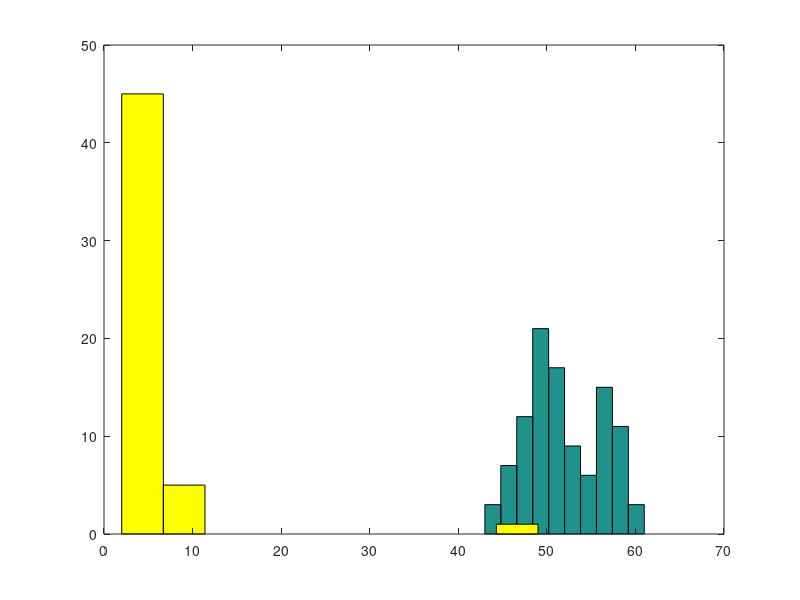

This figure's MATLAB source:
clear;
clc;
%random network
iterations = 100

Net = [0 1 0 1; 
       1 0 1 0; 
       0 1 0 1; 
       1 0 1 0]
  
for i=1:iterations
   
   [~,numofnodes] = size(Net);
   % 0 => edge, 1 => node
  
       b=round(rand(1,numofnodes));
       Net=[[Net;b] [b 0]'];
end;
%Net
hist(sum(Net));
hold on;


clc;
%scalefree network


Net = [0 1 0 1; 
       1 0 1 0; 
       0 1 0 1; 
       1 0 1 0]
  
for i=1:iterations
   %decide if edge or node is to be added, 0 mean edge is added
   [~,numofnodes] = size(Net);  
    edgeOrNode = round(rand(1));
    if(edgeOrNode==0)
      
      %check if network has max edges
      edgeSum=sum(sum(Net));
     if(edgeSum >= ((numofnodes*numofnodes) - numofnodes))
        continue;
     end;
      %edge is added
      while(1)
      n1=round(random('unif',1,numofnodes));
      n2=round(random('unif',1,numofnodes));
      
      if((n1~=n2))
          break;
      end;
      end;
      
      Net(n1,n2)=1;
      Net(n2,n1)=1;
    else
        %node is added
       b=zeros(1,numofnodes);
       Net=[[Net;b] [b 0]'];
       NumofEdges=round(random('unif',1,numofnodes));
        if(NumofEdges==0)
			NumofEdges=1;%nodes cannot come without one edge
        end;
        for k=1:NumofEdges
            
            %find out fulldegree sum
            fullDegreeSum=sum(sum(Net));
            %add edge acc to degree sum
            edgeAddSum = round(random('unif',1,fullDegreeSum));
            fullDegreeSum = 0;
            degSumArr=sum(Net);
            for j=1:numofnodes
                
                fullDegreeSum = fullDegreeSum + degSumArr(j);
                if(edgeAddSum>=fullDegreeSum)
                    break;
                end;
                 
            end;
   
            Net(j,numofnodes+1)=1;
            Net(numofnodes+1,j)=1;
            
        end;
    end;
    
end;
%Net
[~,numofnodes] = size(Net); 
numofnodes
hist(sum(Net));

h = findobj(gca,'Type','patch');
%display(h);
set(h(1),'FaceColor','y','EdgeColor','k');